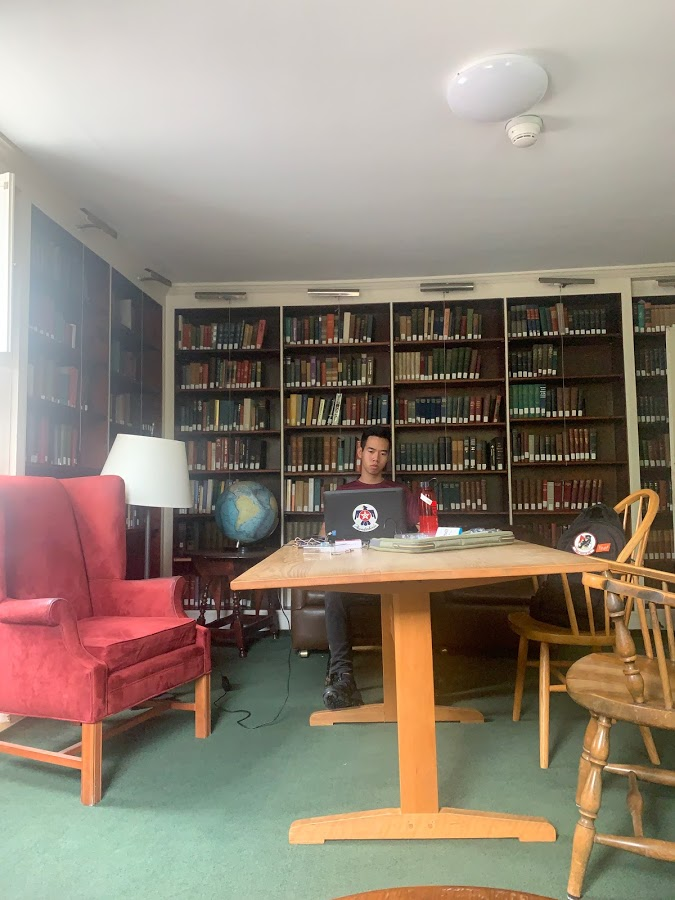
#> input picture image1.jpg, 675 x 900 px
$ jupyter execute SIFT.ipynb   (shell and % lines are left out)
#> lines starting #> are read from the running program, lines starting #| are printed output that depends on the picture
[cell 1]
def extract_sift_features(img):
    sift_initialize = cv2.xfeatures2d.SIFT_create()
    key_points, descriptors = sift_initialize.detectAndCompute(img, None)
    return key_points, descriptors
def showing_sift_features(img1, img2, key_points):
    return plt.imshow(cv2.drawKeypoints(img1, key_points, img2.copy()))

[cell 2]
import cv2
import numpy as np
import matplotlib.pyplot as plt

[cell 3]
x = "image1.jpg"
Image1 = cv2.imread(x)
#> Image1 is the input picture: shape (900, 675, 3); mean B, G, R 118.4, 132.3, 144.7
y = "image2.jpg"
Image2 = cv2.imread(y)
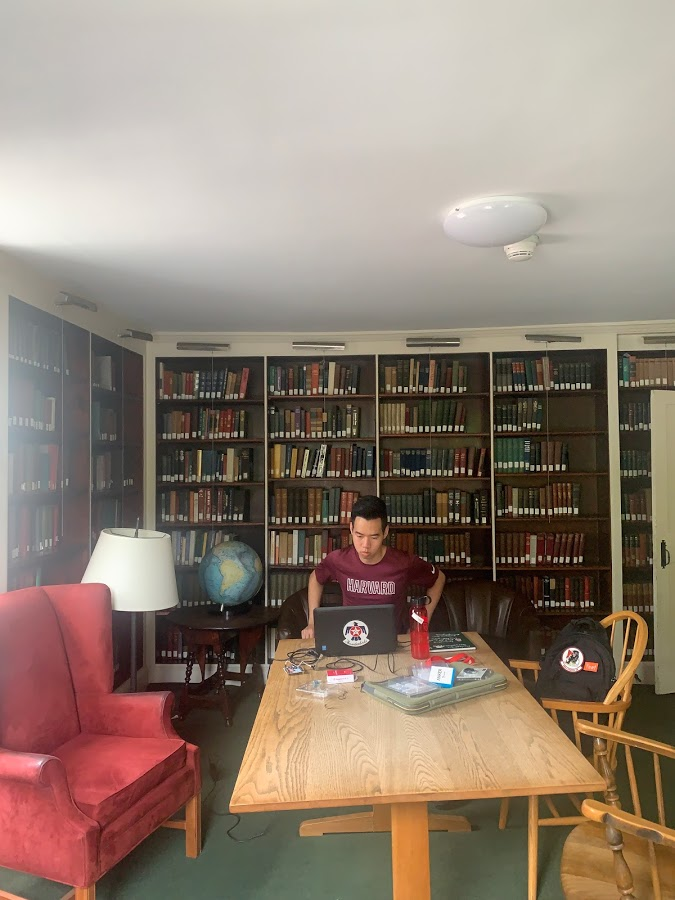
#> input picture image2.jpg, 675 x 900 px
#> Image2 is the input picture: shape (900, 675, 3); mean B, G, R 115.4, 128.7, 145.4

[cell 4]
Image1_gray = cv2.cvtColor(Image1, cv2.COLOR_BGR2GRAY)
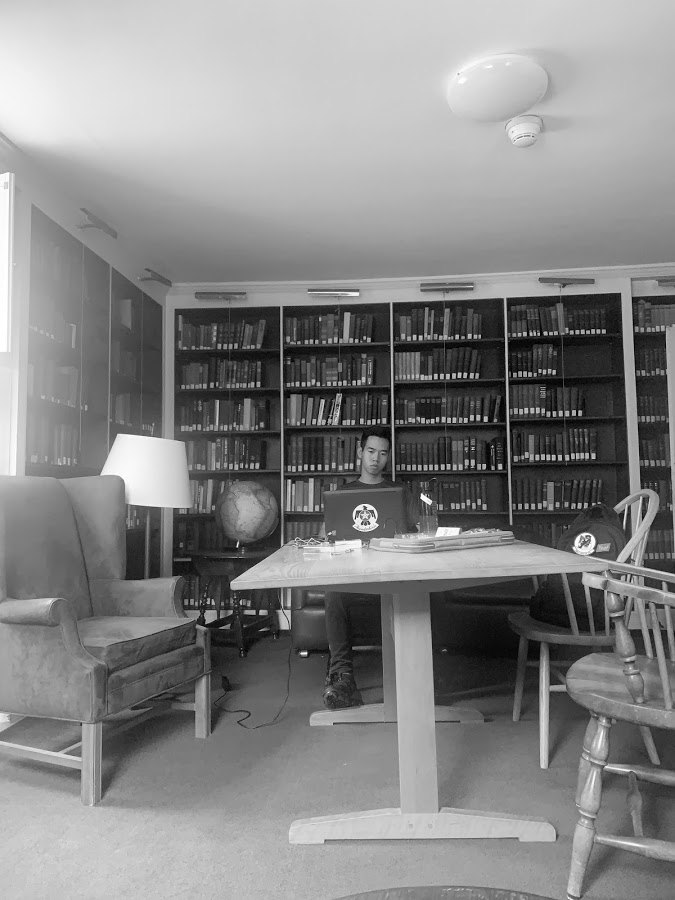
#> Image1_gray: shape (900, 675); min 0, max 255, mean 134.5
Image2_gray = cv2.cvtColor(Image2, cv2.COLOR_BGR2GRAY)
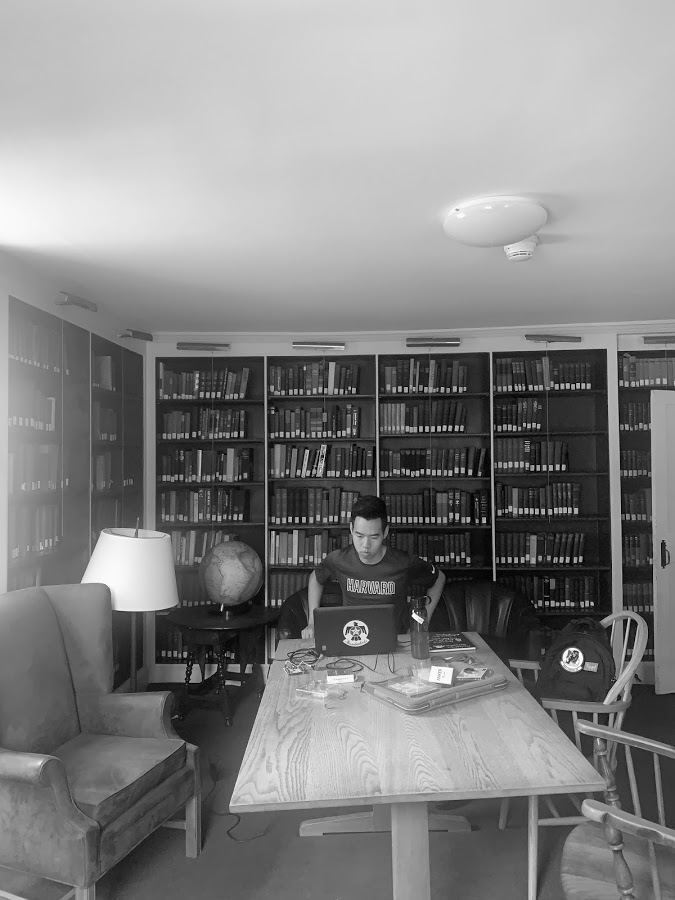
#> Image2_gray: shape (900, 675); min 0, max 255, mean 132.1

[cell 5]
Image1_key_points, Image1_descriptors = extract_sift_features(Image1_gray)
#> in extract_sift_features, `key_points, descriptors = sift_initialize.detectAndCompute(img, None)`: key_points = 2128 keypoints; strongest (x, y, size): (423, 497, 4.5), (304, 653, 3.4), (500, 466, 3.4), (486, 419, 3.3)
#> Image1_key_points has the same summary as key_points in extract_sift_features
Image2_key_points, Image2_descriptors = extract_sift_features(Image2_gray)
#> in extract_sift_features (call 2), `key_points, descriptors = sift_initialize.detectAndCompute(img, None)`: key_points = 2131 keypoints; strongest (x, y, size): (415, 616, 4.2), (130, 570, 54.8), (484, 520, 3.3), (592, 604, 2.4)
#> Image2_key_points has the same summary as key_points in extract_sift_features

[cell 6]
showing_sift_features(Image1_gray, Image1, Image1_key_points);
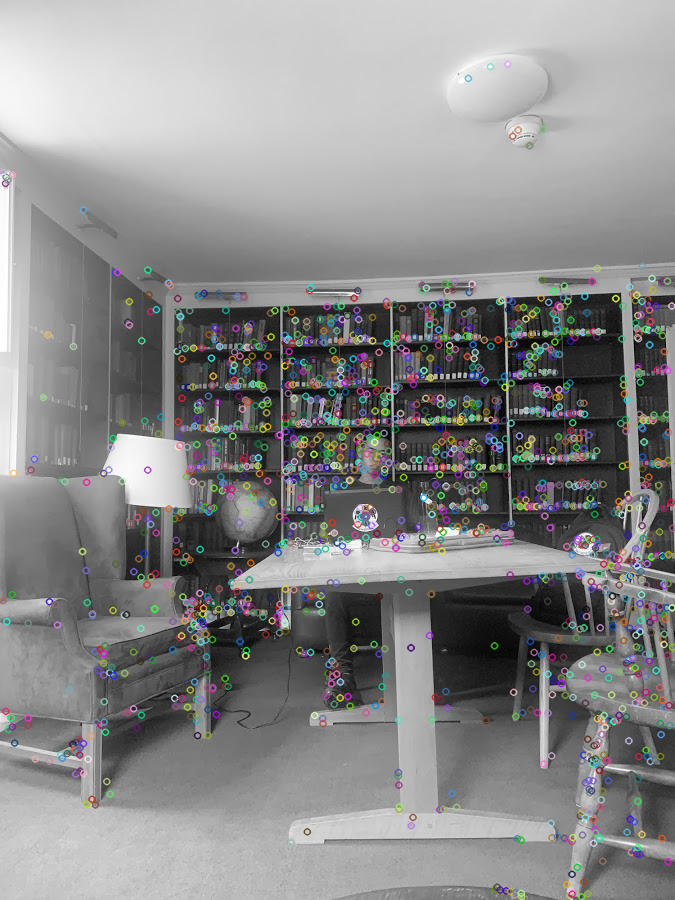
#> shown: shape (900, 675, 3); mean R, G, B 136.9, 137, 137

[cell 7]
norm = cv2.NORM_L2
bruteForce = cv2.BFMatcher(norm)
matches = bruteForce.match(Image1_descriptors, Image2_descriptors)
#> matches = 2128 matches
matches = sorted(matches, key = lambda match:match.distance)
matched_img = cv2.drawMatches(
    Image1, Image1_key_points,
    Image2, Image2_key_points,
    matches[:50], Image2.copy())
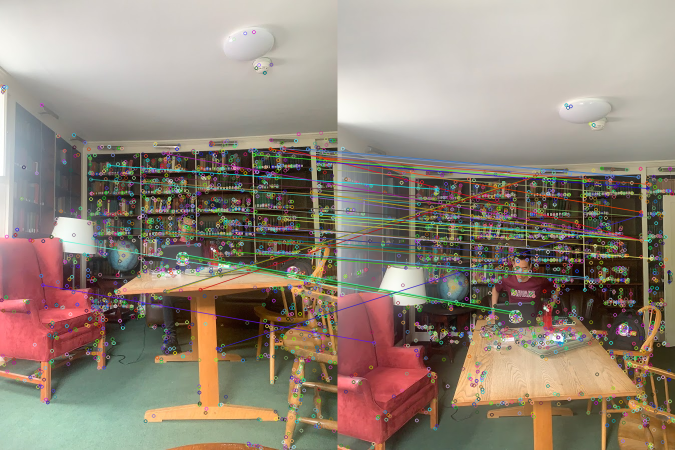
#> matched_img: shape (900, 1350, 3) (shown at 1/2 size); mean B, G, R 121.8, 134.6, 147.1
plt.figure(figsize=(100,300))
plt.imshow(matched_img)
